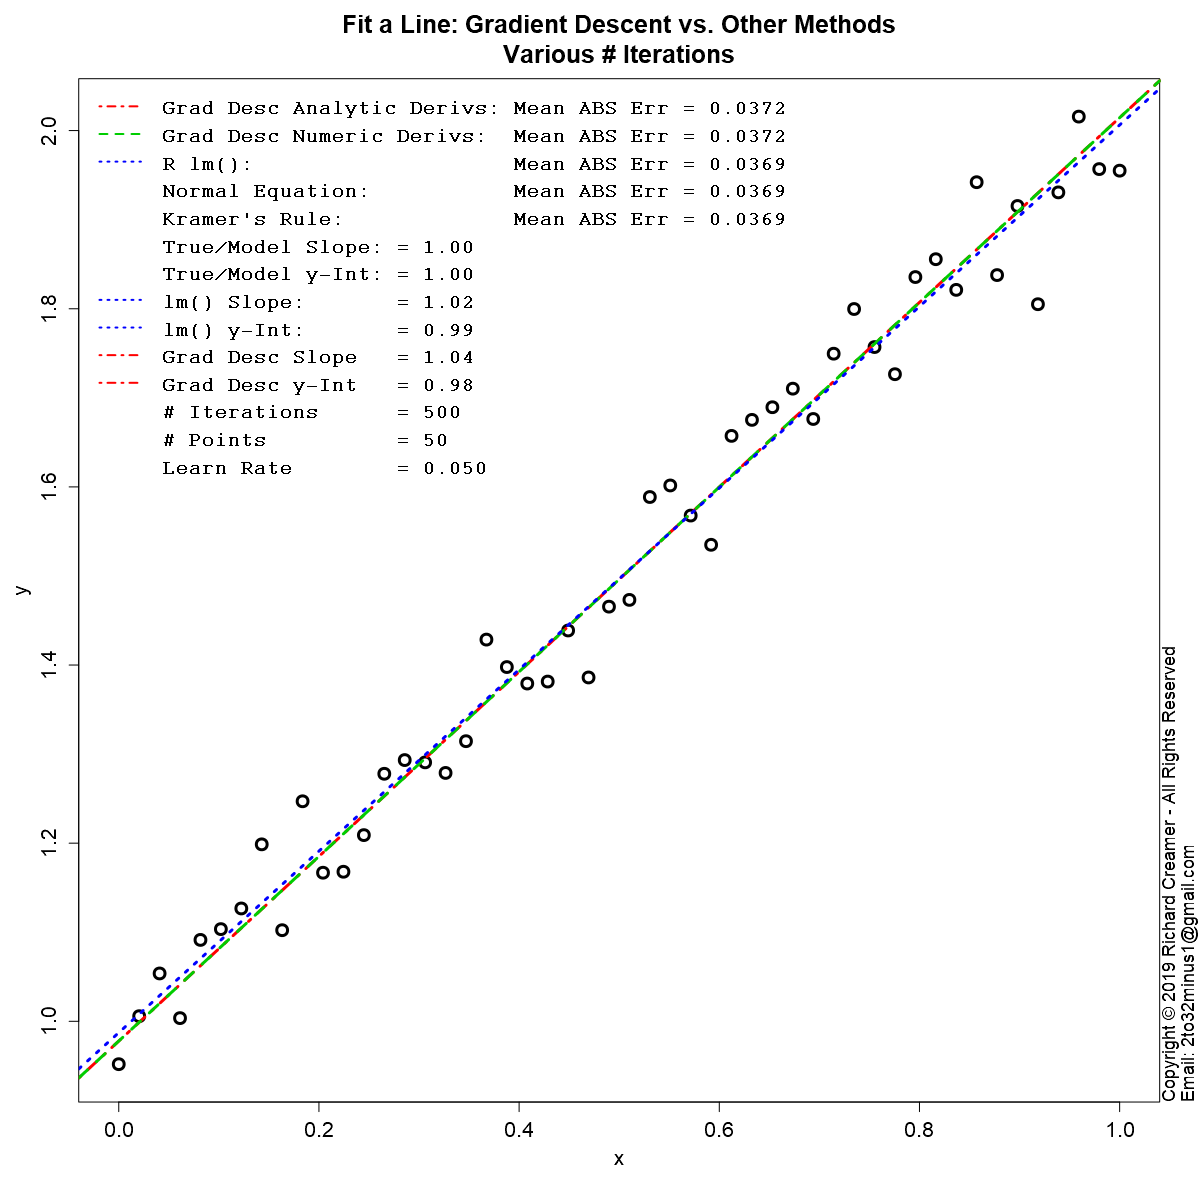

This chart was generated by the following R code:
##############################################################
### Copyright (c) Richard Creamer 2019 - All Rights Reserved
### Inquiries: email [email redacted]
##############################################################

### Globals
fontScale = 1.2    # Global font size variable
lf        = 1.2    # Enlarge font of plot labels
verbose   = FALSE  # Verbose printing
lw        = 2      # Line width
xMargin   = 1      # X-axis margin for plots
yMargin   = 1      # Y-axis margin for plots
de        = 0.01   # Small constant for estimating derivatives numerically
smlPts    = 1      # Small  data point/circle
medPts    = 1.5    # Medium data point/circle
lrgPts    = 2.0    # Large  data point/circle

### Run this function to generate this plot
runFunc = function() {
	dw = 1000
	dh = 750	
	path = "D:/Code/R/LeastSquaresPlay/PlotsAndAssocCode/Plot27/"
	f = fitLineGradientDescentVsOthers	
	numPts = 50; width=1200; height = 1200	
	subTitle = "Various # Iterations"
	savePngVerbose( paste( path, "Plot27.png", sep="" ), f, w=width, h=height, un="px", nIter=500, learnRate=0.05, nPts=numPts, subTitle=subTitle )
}

### Use Gradient Descent and other methods to fit a line to data
fitLineGradientDescentVsOthers = function( nIter=100, learnRate=.01, nPts=10, drawContourPlot=FALSE, subTitle="" ) {
	set.seed( 3 )
	lmColor = "blue"
	exactDerivGdColor = "red"
	numDerivGdColor = "green3"
	trueM = 1
	trueB = 1
	coeff = c( trueB, trueM )
	x = seq( from=0, to=1, length=nPts )
	y = trueM * x + trueB + rnorm( length(x), sd=0.05 )
	xLimits = axisLimits( x )
	yLimits = axisLimits( y )	
	guesses = list( yInt=1.5, slope=2 )
	bEst = guesses$yInt
	mEst = guesses$slope
	bEstNum = guesses$yInt
	mEstNum = guesses$slope
	dm = 0
	db = 0
	histM = c( mEst )
	histB = c( bEst )
	numHistM = c( mEst )
	numHistB = c( bEst )
	# Gradient descent iteration using analytic and numeric derivatives
	for ( i in 1:nIter ) {
		# Analytic derivatives
		dm      = meanLineDeDm( x, y, mEst, bEst )
		db      = meanLineDeDb( x, y, mEst, bEst )
		mEst    = mEst - learnRate * dm
		bEst    = bEst - learnRate * db
		histM[length(histM)+1] = mEst
		histB[length(histB)+1] = bEst
		# Numerica estimates of derivatives
		dmNum   = lineDeDmNum( x, y, mEstNum, bEstNum ) # numerically estimated derivatives
		dbNum   = lineDeDbNum( x, y, mEst, bEstNum )
		mEstNum = mEstNum - learnRate * dmNum
		bEstNum = bEstNum - learnRate * dbNum
		numHistM[length(numHistM)+1] = mEstNum
		numHistB[length(numHistB)+1] = bEstNum
	}
	
	defTitle = "Fit a Line: Gradient Descent vs. Other Methods"
	plotTitle = if ( subTitle != "" ) sprintf( "%s\n%s", defTitle, subTitle ) else defTitle
	plot( x, y, main=plotTitle, cex=medPts,
		  xlab="", ylab="", lwd=lw+1, cex.main=1.3*fontScale, cex.axis=1.3 )	
	addAxisLabels( "x", "y" )
	
	# Now employ other methods to fit line
	ne = normalEq( x, y )               # 1) Normal Equation
	kr = fitLineKramersRule( x, y )     # 2) Solve linear system via Kramer's Rule
	lmFit = lm( y ~ x )                 # 3) Built-in lm() function
	lmB = lmFit$coefficients[1]
	lmM = lmFit$coefficients[2]
	lmMeanAbsErr =  (1/length(x))*sum( abs( lmFit$residuals ) )
	abline( bEst, mEst, col=exactDerivGdColor, lwd=lw+1, lty=4 )
	abline( bEstNum, mEstNum, col=numDerivGdColor, lwd=lw+1, lty=2 )
	abline( lmB, lmM, col=lmColor, lwd=lw+1, lty=3 )
	adMeanAbsErr = meanLineAbsErr( x, y, mEst, bEst)
	ndMeanAbsErr = meanLineAbsErr( x, y, mEstNum, bEstNum)
	krMeanAbsErr = meanLineAbsErr( x, y, kr$m, kr$b )
	neMeanAbsErr = meanLineAbsErr( x, y, ne[2], ne[1] )
	if ( verbose ) {
		print( sprintf( "Run params:" ) )
		print( sprintf( "    trueM     = %.2f", trueM ) )
		print( sprintf( "    trueB     = %.2f", trueB ) )
		print( sprintf( "    guessB    = %.2f", guesses$yInt ) )
		print( sprintf( "    guessM    = %.2f", guesses$slope ) )
		print( sprintf( "    nPts      = %d",   nPts ) )
		print( sprintf( "    learnRate = %.4f", learnRate ) )
		print( sprintf( "    nIter     = %d",   nIter ) )
		print( "Results:" )
		print( sprintf( "    True Model (noise added): slope = %.3f  yInt = %.3f", trueM, trueB ) )
		print( sprintf( "    Analytic Derivs:          slope = %.3f  yInt = %.3f  Mean ABS Error = %.3f", mEst,    bEst,    adMeanAbsErr ) )
		print( sprintf( "    Numeric Derivs:           slope = %.3f  yInt = %.3f  Mean ABS Error = %.3f", mEstNum, bEstNum, ndMeanAbsErr ) )
		print( sprintf( "    Kramer's Rule:            slope = %.3f  yInt = %.3f  Mean ABS Error = %.3f", kr$b,    kr$m,    krMeanAbsErr ) )
		print( sprintf( "    R lm():                   slope = %.3f  yInt = %.3f  Mean ABS Error = %.3f", lmB,     lmM,     lmMeanAbsErr ) )
		print( sprintf( "    Normal Equation:          slope = %.3f  yInt = %.3f  Mean ABS Error = %.3f", ne[1],   ne[2],   neMeanAbsErr ) )
	}	
	parSave = par( family="mono", font=2 )
	legText = c( sprintf( "Grad Desc Analytic Derivs: Mean ABS Err = %.4f", adMeanAbsErr ),
				 sprintf( "Grad Desc Numeric Derivs:  Mean ABS Err = %.4f", ndMeanAbsErr ),
				 sprintf( "R lm():                    Mean ABS Err = %.4f", lmMeanAbsErr ),
				 sprintf( "Normal Equation:           Mean ABS Err = %.4f", neMeanAbsErr ),
				 sprintf( "Kramer's Rule:             Mean ABS Err = %.4f", krMeanAbsErr ),
				 sprintf( "True/Model Slope: = %.2f", trueM ),
				 sprintf( "True/Model y-Int: = %.2f", trueB ),
				 sprintf( "lm() Slope:       = %.2f", lmM ),
				 sprintf( "lm() y-Int:       = %.2f", lmB ),
				 sprintf( "Grad Desc Slope   = %.2f", mEst ),
				 sprintf( "Grad Desc y-Int   = %.2f", bEst ),
				 sprintf( "# Iterations      = %d",   nIter ),
				 sprintf( "# Points          = %d",   nPts ),
				 sprintf( "Learn Rate        = %.3f", learnRate ) )
	legClrs = c( exactDerivGdColor, numDerivGdColor, lmColor, "transparent", "transparent", "transparent",
				 "transparent", lmColor, lmColor, exactDerivGdColor, exactDerivGdColor, "transparent", "transparent", "transparent" )
	legLtys = c( 4, 2, 3, 0, 0, 0, 0, 3, 3, 4, 4, 0, 0, 0 )
	legend( "topleft", legend=legText, col=legClrs, lty=legLtys, lwd=lw, inset = c(0.0,0.0),
			bg="transparent", box.col="transparent", cex=1.2*fontScale, text.font=2 )
	par( parSave ) # Restore prior font
	
	if ( drawContourPlot )
		plotLineGradDescParamTrails( x, y, meanLineSsdErr, trueM, trueB, numHistM, numHistB,
									 takeSqrtError=FALSE, nIter=nIter, meanAbsFitError=adMeanAbsErr )	
}

### Slightly more reusable cost function plot + parameter evolution trails
### y-intercept maps to x-axis, slope maps to y-axis
plotLineGradDescParamTrails = function( x, y, errorFunc, modelM, modelB, histM, histB, takeSqrtError=TRUE, nIter, meanAbsFitError ) {
	nc = 200
	nr = 200	
	# Make contour plot region slightly larger than M and B parameter trails
	minM = min( histM ) * 0.8
	maxM = max( histM ) * 1.2
	minB = min( histB ) * 0.8
	maxB = max( histB ) * 1.2
	# Adjust these limits so that ***if plot is square*** the trails are perpendicular to contour lines
	deltaM = maxM - minM
	deltaB = maxB - minB
	gap = abs( deltaM - deltaB )
	if ( deltaM > deltaB ) {
		minB = minB - gap/2
		maxB = maxB + gap/2
	} else {
		minM = minM - gap/2
		maxM = maxM + gap/2
	}
	# Generate cost function sampling x and y coordinates
	intercepts = seq( minB, maxB, length.out=nc )
	slopes = seq( minM, maxM, length.out=nr )
	# Fill z 2D matrix with const function values for (y-intercept, slope) x,y pairs
	z = getLineErrorGrid( errorFunc, slopes, intercepts, x, y )
	if ( takeSqrtError )
		z = sqrt( z )
	# Create contour plot
	xLim = c( min(intercepts), max(intercepts) )
	yLim = c( min(slopes), max(slopes) )
	plotTitle = sprintf( "Fit Line using Gradient Descent\nCost Function Contours with Parameter Convergence Trail" )
	tz = t( z ) # contour() wants z first dim -> x-axis and second dim -> y-axis	
	contour( intercepts, slopes, tz, main=plotTitle, xlim=xLim, ylim=yLim, cex.lab=lf,
			 cex.main=1.3*fontScale, cex=1.3*fontScale, lwd=lw,
			 nlevels=50, labcex=1.3, xlab="", ylab="", cex.axis=1.3 )	
	addAxisLabels( "y-Intercept", "Slope", cexVal=1.5 )
	# Draw 'true' model (y-intercept, slope) crosshairs
	# Final converged gradient desccent params will != 'true' m and be because rand error added to model
	pl = gpl()
	lines( c( pl$xLim[1], pl$xLim[2] ), c( modelM, modelM ), col="blue", lwd=lw ) # Draw crosshair @ (b,m)
	lines( c( modelB, modelB ), c( pl$yLim[1], pl$yLim[2] ), col="blue", lwd=lw )
	for ( i in 2:length(histB) )
		arrows( histB[i-1], histM[i-1], histB[i], histM[i], col="red", lwd=lw, length=0.16, angle=17 )
	# Draw start/end point (initial guess + final converged params)
	x1 = histB[1];               y1 = histM[1]
	x2 = histB[length(histB)];   y2 = histM[length(histM)]	
	points( c(x1), c(y1), col="red", lwd=lw+1, cex=2 )
	points( c(x2), c(y2), col="red", lwd=lw+1, cex=2 )
	shift = 0.03
	text( x1 + shift, y1 + shift, sprintf( "(%.1f, %.1f)", x1, y1 ), cex=fontScale, adj=0, col="red" )
	text( x2 + shift, y2 + 0, sprintf( "(%.3f, %.3f)", x2, y2 ), cex=fontScale, adj=0, col="red" )
	lt1 = sprintf( "True model: slope = %.1f  y-int = %.1f", modelM, modelB )
	lt2 = "Convergence trail from init guesses"
	lt3 = sprintf( "# Iterations = %d", nIter )
	lt4 = sprintf( "Mean ABS Error = %.3f", meanAbsFitError )
	legText = c( lt1, lt2, lt3, lt4 )
	legClrs = c( "blue", "red", "transparent", "transparent" )
	# Below some hard-coded values for example
	legend( "topleft", legend=legText, col=legClrs, lwd=lw, cex=fontScale*1.2, inset=c(0.01,0.01) )
}

### Compute line fit cost function value over grid of slopes and intercepts
### errorFunc = the specific cost function
### Note: returned matrix may need to be transposed for some functions such as contour()
getLineErrorGrid = function( errorFunc, slopes, intercepts, x, y ) {
	nr = length( slopes )
	nc = length( intercepts )
	z = matrix( nrow=nr, ncol=nc )	
	for ( row in 1:nr ) {     # loop over y-coordinates (slopes)
		slope = slopes[row]
		for ( col in 1:nc ) { # loop over x-coordinates (y-intercepts)
			yInt = intercepts[col]
			z[row, col] = errorFunc( x, y, slope=slope, yInt=yInt )
		}
	}
	return( z )
}

### Line fit error function
meanLineSsdErr = function( x, y, slope, yInt ) {
	return( (1/length(x)) * sum( ( yInt + slope*x - y )^2 ) )
}

### Line fit error function: abs() not diff^2
meanLineAbsErr = function( x, y, slope, yInt ) {
	return( (1/length(x)) * sum( abs( yInt + slope*x - y ) ) )
}

### Line fit cost function derivative wrt y-intercept
meanLineDeDb = function( x, y, m, b ) {
	return( (1/length(x))*2*sum( (m*x + b) - y ) )
}

### Line fit cost function derivative wrt slope
meanLineDeDm = function( x, y, m, b ) {
	return( (1/length(x))*2*sum( ( (m*x + b) - y ) * x ) )
}

### Add copyright notice to plot via text()
addCopyright = function() {
	mtext( "Copyright \uA9 2019 Richard Creamer - All Rights Reserved", side=4, line=0, adj=0, cex=1.1 )
	mtext( "Email: [email redacted]", side=4, line=1, adj=0, cex=1.1 )
}

### Compute partial derivative of 1D line fit cost function wrt slope
lineDeDmNum = function( x, y, slope, yInt ) {
	delta = 0.0000001
	e1 = meanLineSsdErr( x, y, slope, yInt )
	e2 = meanLineSsdErr( x, y, slope + delta, yInt )
	return ( (e2 - e1)/delta )
}

### Compute partial derivative of 1D line fit cost function wrt slope
lineDeDbNum = function( x, y, slope, yInt ) {
	delta = 0.0000001
	e1 = meanLineSsdErr( x, y, slope, yInt )
	e2 = meanLineSsdErr( x, y, slope, yInt + delta )
	return ( (e2 - e1)/delta )
}

### Fit line via linear system of equations + Kramer's rule
fitLineKramersRule = function( x, y ) {
	n = length(x)
	d = n * sum(x^2) - (sum(x))^2
	b = (1/d) * ( sum(y) * sum(x^2) - sum(x) * sum(x*y) )
	m = (1/d) * ( n * sum(x*y) - sum(x) * sum(y) )
	return( list( b=b, m=m ) )
}

### Linear regression using Normal Equation; works for 1+ sample features
normalEq = function( x, y ) {
	X = cbind( 1, x ) # cbind() = 'column bind': create matrix: prepend col of 1's to x
	return( solve( t(X) %*% X ) %*% t(X) %*% y )
}

### Get Plot Limits : gpl()$xLim[1] --> left x-coord
gpl = function() {
	u = par( "usr" )
	return( list( xLim=u[1:2], yLim=u[3:4] ) )
}

### Compute plot axis limits to fit range of data
axisLimits = function( v, margin=0 ) {
	lowerLimit = floor( min(v) ) - margin
	upperLimit = ceiling( max(v) ) + margin
	c( lowerLimit, upperLimit )
}

### Convience method to add x/y axis labels
addAxisLabels = function( xLabel="x", yLabel="y", cexVal=1.3 ) {
	mtext( text=xLabel, side=1, line=2.5, cex=cexVal )
	mtext( text=yLabel, side=2, line=2.5, cex=cexVal )
}

### Save to PNG file, specify width and height
savePngVerbose = function( path, plotFunc, w=512, h=512, un="px", doCopyright=TRUE, ... ) {
	png( filename = path, type="cairo", units=un, width=w, height=h, pointsize=12, res=96 )
	plotFunc( ... )
	if ( doCopyright )
		addCopyright()
	dev.off()
}

### Add copyright notice to plot via text()
addCopyright = function() {
	mtext( "Copyright \uA9 2019 Richard Creamer - All Rights Reserved", side=4, line=0, adj=0, cex=1.1 )
	mtext( "Email: [email redacted]", side=4, line=1, adj=0, cex=1.1 )
}

runFunc()
